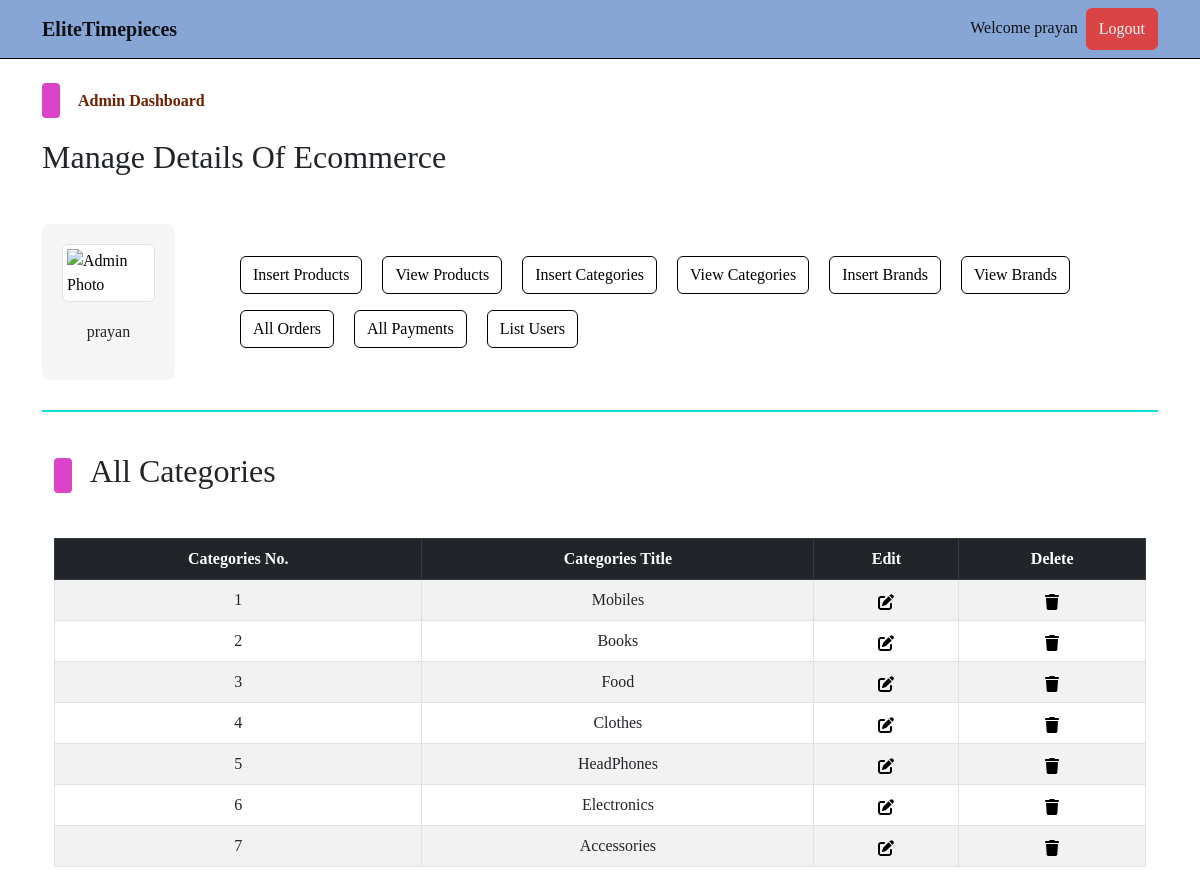
Page /admin/index.php?view_categories (signed in) on the committed database.
### tables this page shows
CREATE TABLE `admin_table` (
  `admin_id` int(11) NOT NULL,
  `admin_name` varchar(100) NOT NULL,
  `admin_email` varchar(200) NOT NULL,
  `admin_image` varchar(255) NOT NULL,
  `admin_password` varchar(255) NOT NULL
);

CREATE TABLE `categories` (
  `category_id` int(11) NOT NULL,
  `category_title` varchar(100) NOT NULL
);

### admin/view_categories.php (the view, shortened to what this page needs)
<!DOCTYPE html>
<html lang="en">
<head>
</head>
<body>
    <div class="container">
        <div class="categ-header">
            <div class="sub-title">
                <span class="shape"></span>
                <h2>All Categories</h2>
            </div>
        </div>
        <div class="table-data">
            <table class="table table-bordered table-hover table-striped text-center">
                <thead class="table-dark">
                    <tr>
                        <th>Categories No.</th>
                        <th>Categories Title</th>
                        <th>Edit</th>
                        <th>Delete</th>
                    </tr>
                </thead>
                <tbody>
                    <?php
                    $get_category_query = "SELECT * FROM `categories`";
                    $get_category_result = mysqli_query($con, $get_category_query);
                    $id_number = 1;
                    while ($row_fetch_categories = mysqli_fetch_array($get_category_result)) {
                        $category_id = $row_fetch_categories['category_id'];
                        $category_title = $row_fetch_categories['category_title'];
                        echo "
                            <tr>
                                <td>$id_number</td>
                                <td>$category_title</td>
                                <td>
                                    <a href='index.php?edit_category=$category_id'>
                                    </a>
                                </td>
                                <td>
                                    <a href='#' data-bs-toggle='modal' data-bs-target='#deleteModal_$category_id'>
                                    </a>
                                    <div class='modal fade' id='deleteModal_$category_id' tabindex='-1' aria-labelledby='deleteModal_$category_id.Label' aria-hidden='true'>
                                                                <a class='text-light' href='index.php?delete_category=$category_id'>
                                                                    Delete $category_title
                                                                </a>
                                    </div>
                                </td>
                            </tr>
                        ";
                        $id_number++;
                    }
                    ?>
                </tbody>
            </table>
        </div>
    </div>
</body>
</html>

### admin/index.php (shortened to what this page needs)
<?php
    include('../functions/common_functions.php');
    if(isset($_SESSION['admin_username'])){
        $admin_name = $_SESSION['admin_username'];
        $get_admin_data = "SELECT * FROM `admin_table` WHERE admin_name = '$admin_name'";
        $get_admin_result = mysqli_query($con,$get_admin_data);
        $row_fetch_admin_data = mysqli_fetch_array($get_admin_result);
        $admin_name = $row_fetch_admin_data['admin_name'];
        $admin_image = $row_fetch_admin_data['admin_image'];
    }else{
        echo "<script>window.open('./admin_login.php','_self');</script>";
    }
?>
<!DOCTYPE html>
<html lang="en">
<head>
    <link rel="stylesheet" href="../assets/css/bootstrap.css" />
    <link rel="stylesheet" href="../assets/css/main.css" />
</head>
<body>
    <nav class="navbar navbar-expand-lg navbar-light bg-light">
        <div class="container">
            <a class="navbar-brand fw-bold" href="#">EliteTimepieces</a>
            <div class="collapse navbar-collapse" id="navbarSupportedContentad">
                <ul class="navbar-nav ms-auto mb-2 mb-lg-0">
                    <li class="nav-item">
                        <a class="nav-link active" aria-current="page" href="#">Welcome <?php echo $admin_name;?></a>
                    </li>
                    <li class="nav-item">
                    <button class="btn btn-primary p-0 px-1">
                            <a href="./admin_logout.php" class="nav-link text-light">Logout</a>
                        </button>
                    </li>
                </ul>
            </div>
        </div>
    </nav>
    <div class="control">
        <div class="container pt-4 pb-0">
            <div class="categ-header">
                <div class="sub-title">
                    <span class="shape"></span>
                    <span class="title">Admin Dashboard</span>
                </div>
                <h2>Manage Details Of Ecommerce</h2>
            </div>
            <div class="row align-items-center">
                <div class="col-md-2">
                    <div class="admin-image">
                        <a href="./index.php"><img src="./admin_images/<?php echo $admin_image;?>" class="img-thumbnail" alt="Admin Photo"></a>
                        <p><?php echo $admin_name;?></p>
                    </div>
                </div>
                <div class="col-md-10">
                    <div class="buttons">
                        <button class="btn btn-outline-primary m-2">
                            <a href="./insert_product.php" class="nav-link">Insert Products</a>
                        </button>
                        <button class="btn btn-outline-primary m-2">
                            <a href="index.php?view_products" class="nav-link">View Products</a>
                        </button>
                        <button class="btn btn-outline-primary m-2">
                            <a href="index.php?insert_category" class="nav-link">Insert Categories</a>
                        </button>
                        <button class="btn btn-outline-primary m-2">
                            <a href="index.php?view_categories" class="nav-link">View Categories</a>
                        </button>
                        <button class="btn btn-outline-primary m-2">
                            <a href="index.php?insert_brand" class="nav-link">Insert Brands</a>
                        </button>
                        <button class="btn btn-outline-primary m-2">
                            <a href="index.php?view_brands" class="nav-link">View Brands</a>
                        </button>
                        <button class="btn btn-outline-primary m-2">
                            <a href="index.php?list_orders" class="nav-link">All Orders</a>
                        </button>
                        <button class="btn btn-outline-primary m-2">
                            <a href="index.php?list_payments" class="nav-link">All Payments</a>
                        </button>
                        <button class="btn btn-outline-primary m-2">
                            <a href="index.php?list_users" class="nav-link">List Users</a>
                        </button>
                    </div>
                </div>
            </div>
        </div>
    </div>
    <div class="container">
        <div class="divider"></div>
    </div>
    <div class="change-page">
        <div class="container">
            <?php
            if(isset($_GET['view_categories'])){
                include('./view_categories.php');
            }
            ?>
        </div>
    </div>
</body>
</html>

### assets/css/main.css (style rules this page uses)
* { -webkit-box-sizing: border-box; -moz-box-sizing: border-box; box-sizing: border-box; margin: 0; padding: 0; }
html { scroll-behavior: smooth; }
body { font-family: "regular","sans-serif"; }
a { text-decoration: blue; color: #000000; cursor: pointer; }
button, input[type="submit"] { cursor: pointer; }
ul { list-style: none; }
.divider { background-color: #0fdfd5; height: 1.5px; width: 100%; margin-top: 30px; margin-bottom: 40px; }
.container .categ-header { display: flex; flex-direction: column; gap: 20px; margin-bottom: 40px; }
.container .categ-header .sub-title { display: flex; flex-direction: row; gap: 18px; align-items: center; }
.container .categ-header .sub-title span:nth-of-type(1) { width: 18px; height: 35px; background-color: #db44c9; border-radius: 4px; -webkit-border-radius: 4px; -moz-border-radius: 4px; -ms-border-radius: 4px; -o-border-radius: 4px; }
.shape { display: inline-block; width: 18px; height: 35px; background-color: #4444db; border-radius: 4px; -webkit-border-radius: 4px; -moz-border-radius: 4px; -ms-border-radius: 4px; -o-border-radius: 4px; }
.container .categ-header .sub-title span:nth-of-type(2) { color: #6d2100; font-weight: bold; }
.bg-light { background-color: #87a6d6 !important; border-bottom: 1px solid #040608; }
.control .container .row .admin-image { width: 80%; background-color: #F5F5F5; padding: 20px; display: flex; flex-direction: column; gap:18px; align-items: center; border-radius: 8px; -webkit-border-radius: 8px; -moz-border-radius: 8px; -ms-border-radius: 8px; -o-border-radius: 8px; }
.control .container .row .admin-image img { width: 100%; }
.control .container .row .buttons a.nav-link { transition: 0s; -webkit-transition: 0s; -moz-transition: 0s; -ms-transition: 0s; -o-transition: 0s; }
td { vertical-align: middle; }

### rows in the picture
admin_table: admin_name "prayan"
categories: category_title "Mobiles"
categories: category_title "Books"
categories: category_title "Food"
categories: category_title "Clothes"
categories: category_title "HeadPhones"
categories: category_title "Electronics"
categories: category_title "Accessories"
